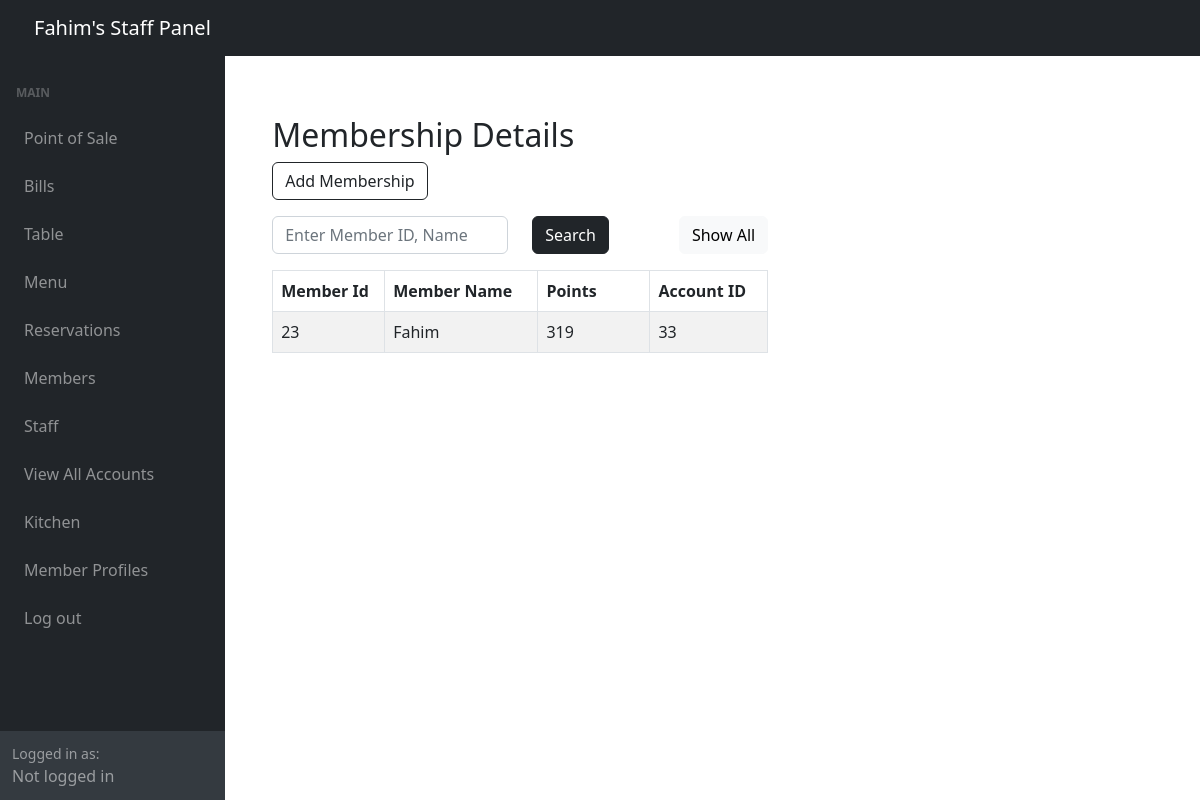
Screenshot of /adminSide/panel/customer-panel.php with the database file from the repository.
### tables this page shows
CREATE TABLE `memberships` (
  `member_id` int(11) NOT NULL,
  `member_name` varchar(255) DEFAULT NULL,
  `points` int(11) DEFAULT NULL,
  `account_id` int(11) DEFAULT NULL
);

### adminSide/panel/customer-panel.php (the view, shortened to what this page needs)
<?php include '../inc/dashHeader.php'; ?>
<div class="wrapper">
    <div class="container-fluid pt-5 pl-600">
        <div class="row">
            <div class="m-50">
                <div class="mt-5 mb-3">
                    <h2 class="pull-left">Membership Details</h2>
                    <a href="../customerCrud/createCust.php" class="btn btn-outline-dark"><i class="fa fa-plus"></i> Add Membership</a>
                </div>
                <div class="mb-3">
                    <form method="POST" action="#">
                        <div class="row">
                            <div class="col-md-6">
                                <input required type="text" id="search" name="search" class="form-control" placeholder="Enter Member ID, Name">
                            </div>
                            <div class="col-md-3">
                                <button type="submit" class="btn btn-dark">Search</button>
                            </div>
                            <div class="col" style="text-align: right;" >
                                <a href="customer-panel.php" class="btn btn-light">Show All</a>
                            </div>
                        </div>
                    </form>
                </div>
                <?php
                require_once "../config.php";
                if (isset($_POST['search'])) {
                    if (!empty($_POST['search'])) {
                        $search = $_POST['search'];
                        $sql = "SELECT * FROM Memberships WHERE member_name LIKE '%$search%' OR member_id = '$search'ORDER BY member_id";
                    } else {
                        $sql = "SELECT * FROM Memberships ORDER BY member_id";
                    }
                } else {
                     $sql = "SELECT * FROM Memberships ORDER BY member_id";
                }
                if ($result = mysqli_query($link, $sql)) {
                    if (mysqli_num_rows($result) > 0) {
                        echo '<table class="table table-bordered table-striped">';
                        echo "<thead>";
                        echo "<tr>";
                        echo "<th style='width:7em;'>Member Id</th>";
                        echo "<th>Member Name</th>";
                        echo "<th style='width:7em;'>Points</th>";
                        echo "<th>Account ID</th>";
                        echo "</tr>";
                        echo "</thead>";
                        echo "<tbody>";
                        while ($row = mysqli_fetch_array($result)) {
                            echo "<tr>";
                            echo "<td>" . $row['member_id'] . "</td>";
                            echo "<td>" . $row['member_name'] . "</td>";
                            echo "<td>" . $row['points'] . "</td>";
                            echo "<td>" . $row['account_id'] . "</td>";
                            echo "</tr>";
                        }
                        echo "</tbody>";
                        echo "</table>";
                    } else {
                        echo '<div class="alert alert-danger"><em>No records were found.</em></div>';
                    }
                } else {
                    echo "Oops! Something went wrong. Please try again later.";
                }
                ?>
            </div>
        </div>
    </div>
</div>
<?php include '../inc/dashFooter.php'; ?>

### adminSide/panel/customer-panel.php (style rules this page uses)
.wrapper { width: 60%; padding-left: 200px; padding-top: 20px }

### rows the page displays
memberships: member_id "23", member_name "Fahim", points "319", account "33"
